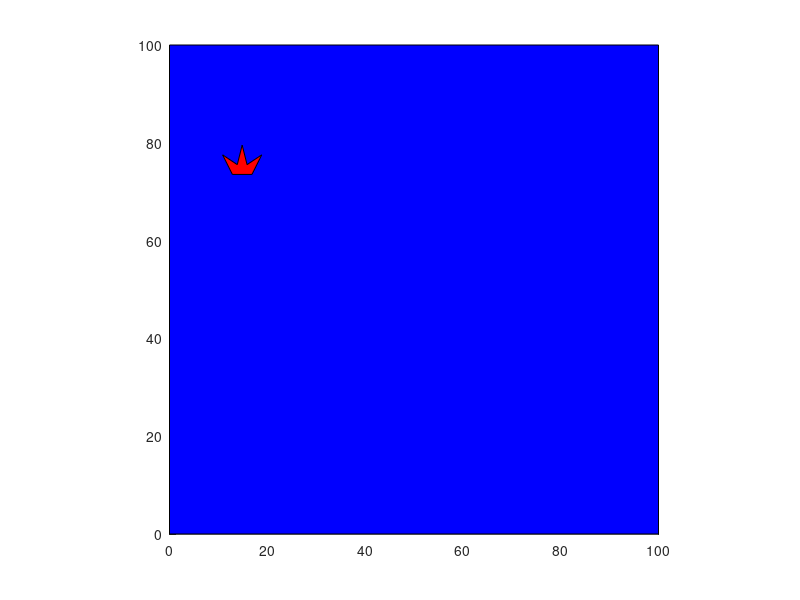

The MATLAB script that drew this image:
clear all
axis equal
hold on
axis([0,100,0,100])

% user interface
rectangle('position',[0,0,100,100],'facecolor','b');


cenx=(5+(45-5)).*rand;
ceny=(5+(95-5)).*rand;

x=cenx+[0,4,0,-4];
y=ceny+[-2,0,2,0];
h1=fill(x,y,'r');

% cannon ball
th=0:360;
r=4;

cex=4;
cey=4;

x1=cex+r.*cosd(th);
y1=cey+r.*sind(th);


h=fill(x1,y1,'g');

[x2,y2]=ginput(1);
s=atand(y2/x2);
d1=((x2-4).^2+(y2-4).^2).^0.5;
vi=d1;

gg=10;
tmax=(2.*vi.*sind(s))/gg;

for t=0:0.1:tmax
    xt=(vi.*t.*cosd(s));
    yt=(vi.*t.*sind(s))-(gg*t.^2)/2;
    
    th=0:360;
    r=4;
    

    set(h,'XData',[x1+xt]);set(h,'YData',[y1+yt]);
    
    pause(0.01);
    
    d=((cenx-(4+xt)).^2+(ceny-(4+yt)).^2).^0.5;
    
    if d<5
        break;
    end
end

set(h,'XData',[0]);set(h,'YData',[0]);
x=cenx+[-2,-4,-1,0,1,4,2,-2];
y=ceny+[0,4,2,6,2,4,0,0];
set(h1,'XData',[x]);set(h1,'YData',[y]);